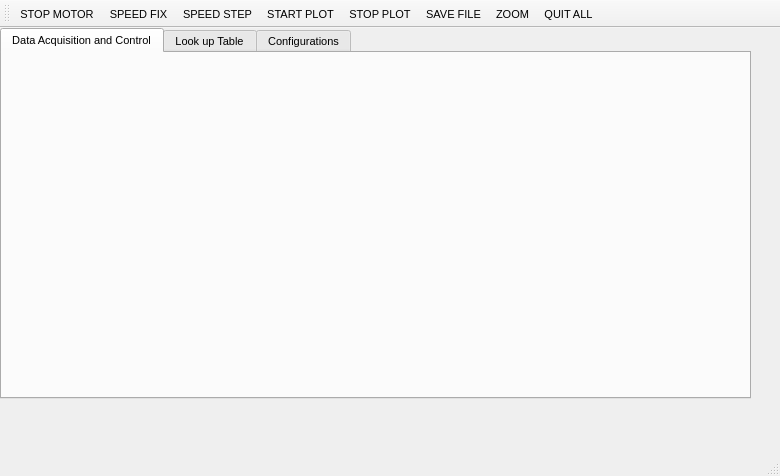
<?xml version="1.0" encoding="UTF-8"?>
<ui version="4.0">
 <class>MainWindow</class>
 <widget class="QMainWindow" name="MainWindow">
  <property name="geometry">
   <rect>
    <x>0</x>
    <y>0</y>
    <width>780</width>
    <height>476</height>
   </rect>
  </property>
  <property name="sizePolicy">
   <sizepolicy hsizetype="Minimum" vsizetype="Minimum">
    <horstretch>0</horstretch>
    <verstretch>0</verstretch>
   </sizepolicy>
  </property>
  <property name="minimumSize">
   <size>
    <width>780</width>
    <height>400</height>
   </size>
  </property>
  <property name="font">
   <font>
    <pointsize>8</pointsize>
   </font>
  </property>
  <property name="windowTitle">
   <string>VISCOSIMETER 1.0 OPGC SDT</string>
  </property>
  <widget class="QWidget" name="centralwidget">
   <widget class="QTabWidget" name="tabWidgetIHM">
    <property name="geometry">
     <rect>
      <x>0</x>
      <y>0</y>
      <width>751</width>
      <height>371</height>
     </rect>
    </property>
    <property name="sizePolicy">
     <sizepolicy hsizetype="Fixed" vsizetype="Fixed">
      <horstretch>0</horstretch>
      <verstretch>0</verstretch>
     </sizepolicy>
    </property>
    <property name="minimumSize">
     <size>
      <width>0</width>
      <height>0</height>
     </size>
    </property>
    <property name="currentIndex">
     <number>0</number>
    </property>
    <widget class="QWidget" name="tabAcquisition">
     <attribute name="title">
      <string>Data Acquisition and Control</string>
     </attribute>
     <widget class="QWidget" name="verticalLayoutWidget">
      <property name="geometry">
       <rect>
        <x>20</x>
        <y>20</y>
        <width>711</width>
        <height>301</height>
       </rect>
      </property>
      <layout class="QVBoxLayout" name="verticalLayout">
       <item>
        <widget class="QwtPlot" name="qwtPlotdata">
         <property name="sizePolicy">
          <sizepolicy hsizetype="Minimum" vsizetype="Minimum">
           <horstretch>0</horstretch>
           <verstretch>0</verstretch>
          </sizepolicy>
         </property>
         <property name="minimumSize">
          <size>
           <width>0</width>
           <height>0</height>
          </size>
         </property>
         <property name="layoutDirection">
          <enum>Qt::LeftToRight</enum>
         </property>
        </widget>
       </item>
       <item>
        <widget class="QwtPlot" name="qwtPlotDataZoom">
         <property name="sizePolicy">
          <sizepolicy hsizetype="Minimum" vsizetype="Minimum">
           <horstretch>0</horstretch>
           <verstretch>0</verstretch>
          </sizepolicy>
         </property>
         <property name="minimumSize">
          <size>
           <width>200</width>
           <height>0</height>
          </size>
         </property>
         <zorder>qwtPlotdata</zorder>
        </widget>
       </item>
      </layout>
     </widget>
    </widget>
    <widget class="QWidget" name="tabLookup">
     <attribute name="title">
      <string>Look up Table</string>
     </attribute>
     <widget class="QWidget" name="horizontalLayoutWidget">
      <property name="geometry">
       <rect>
        <x>20</x>
        <y>0</y>
        <width>721</width>
        <height>281</height>
       </rect>
      </property>
      <layout class="QHBoxLayout" name="horizontalLayout_3">
       <item>
        <widget class="QTableWidget" name="tableWidgetData">
         <property name="showGrid">
          <bool>true</bool>
         </property>
         <property name="gridStyle">
          <enum>Qt::SolidLine</enum>
         </property>
         <property name="columnCount">
          <number>5</number>
         </property>
         <column>
          <property name="text">
           <string>Date</string>
          </property>
         </column>
         <column>
          <property name="text">
           <string>Dwell time(s)</string>
          </property>
         </column>
         <column>
          <property name="text">
           <string>Speed(rpm)</string>
          </property>
         </column>
         <column>
          <property name="text">
           <string>Torque(mN.m)</string>
          </property>
         </column>
         <column>
          <property name="text">
           <string>Temperature(°C)</string>
          </property>
         </column>
        </widget>
       </item>
       <item>
        <layout class="QVBoxLayout" name="verticalLayout_5">
         <item>
          <widget class="QPushButton" name="pushButtonLoadata">
           <property name="sizePolicy">
            <sizepolicy hsizetype="Fixed" vsizetype="Fixed">
             <horstretch>0</horstretch>
             <verstretch>0</verstretch>
            </sizepolicy>
           </property>
           <property name="minimumSize">
            <size>
             <width>0</width>
             <height>50</height>
            </size>
           </property>
           <property name="text">
            <string>Load data</string>
           </property>
          </widget>
         </item>
         <item>
          <spacer name="verticalSpacer_2">
           <property name="orientation">
            <enum>Qt::Vertical</enum>
           </property>
           <property name="sizeHint" stdset="0">
            <size>
             <width>20</width>
             <height>40</height>
            </size>
           </property>
          </spacer>
         </item>
        </layout>
       </item>
      </layout>
     </widget>
    </widget>
    <widget class="QWidget" name="tabAnalysis">
     <attribute name="title">
      <string>Configurations</string>
     </attribute>
     <widget class="QGroupBox" name="groupBoxCmdMotor">
      <property name="geometry">
       <rect>
        <x>0</x>
        <y>20</y>
        <width>731</width>
        <height>291</height>
       </rect>
      </property>
      <property name="title">
       <string>ACQUISITION  CONTROLS</string>
      </property>
      <widget class="QWidget" name="gridLayoutWidget">
       <property name="geometry">
        <rect>
         <x>50</x>
         <y>30</y>
         <width>611</width>
         <height>159</height>
        </rect>
       </property>
       <layout class="QGridLayout" name="gridLayout">
        <item row="4" column="6">
         <widget class="QToolButton" name="toolButtonUpdateCom">
          <property name="sizePolicy">
           <sizepolicy hsizetype="Expanding" vsizetype="Fixed">
            <horstretch>0</horstretch>
            <verstretch>0</verstretch>
           </sizepolicy>
          </property>
          <property name="font">
           <font>
            <pointsize>14</pointsize>
           </font>
          </property>
          <property name="layoutDirection">
           <enum>Qt::LeftToRight</enum>
          </property>
          <property name="text">
           <string>Update Com</string>
          </property>
         </widget>
        </item>
        <item row="4" column="1">
         <widget class="QLabel" name="labelComPort">
          <property name="sizePolicy">
           <sizepolicy hsizetype="Fixed" vsizetype="Fixed">
            <horstretch>0</horstretch>
            <verstretch>0</verstretch>
           </sizepolicy>
          </property>
          <property name="font">
           <font>
            <pointsize>14</pointsize>
           </font>
          </property>
          <property name="text">
           <string>Com port:</string>
          </property>
          <property name="alignment">
           <set>Qt::AlignBottom|Qt::AlignRight|Qt::AlignTrailing</set>
          </property>
         </widget>
        </item>
        <item row="2" column="4">
         <widget class="QDoubleSpinBox" name="WindowTimedoubleSpinBox">
          <property name="sizePolicy">
           <sizepolicy hsizetype="Expanding" vsizetype="Expanding">
            <horstretch>0</horstretch>
            <verstretch>0</verstretch>
           </sizepolicy>
          </property>
          <property name="font">
           <font>
            <pointsize>14</pointsize>
           </font>
          </property>
          <property name="specialValueText">
           <string/>
          </property>
          <property name="maximum">
           <double>3600.000000000000000</double>
          </property>
          <property name="value">
           <double>10.000000000000000</double>
          </property>
         </widget>
        </item>
        <item row="4" column="7">
         <spacer name="horizontalSpacer">
          <property name="orientation">
           <enum>Qt::Horizontal</enum>
          </property>
          <property name="sizeHint" stdset="0">
           <size>
            <width>40</width>
            <height>20</height>
           </size>
          </property>
         </spacer>
        </item>
        <item row="1" column="4">
         <widget class="QDoubleSpinBox" name="TorqueTreshTimedoubleSpinBox">
          <property name="sizePolicy">
           <sizepolicy hsizetype="Expanding" vsizetype="Expanding">
            <horstretch>0</horstretch>
            <verstretch>0</verstretch>
           </sizepolicy>
          </property>
          <property name="font">
           <font>
            <pointsize>14</pointsize>
           </font>
          </property>
          <property name="specialValueText">
           <string/>
          </property>
          <property name="maximum">
           <double>2500.000000000000000</double>
          </property>
          <property name="value">
           <double>2200.000000000000000</double>
          </property>
         </widget>
        </item>
        <item row="4" column="4" colspan="2">
         <widget class="QComboBox" name="comboBoxComport">
          <property name="sizePolicy">
           <sizepolicy hsizetype="Expanding" vsizetype="Expanding">
            <horstretch>1</horstretch>
            <verstretch>0</verstretch>
           </sizepolicy>
          </property>
         </widget>
        </item>
        <item row="0" column="4">
         <widget class="QRadioButton" name="radioButtonSpeed">
          <property name="text">
           <string>Speed</string>
          </property>
          <property name="checkable">
           <bool>true</bool>
          </property>
          <property name="checked">
           <bool>true</bool>
          </property>
         </widget>
        </item>
        <item row="0" column="1">
         <widget class="QLabel" name="label_3">
          <property name="sizePolicy">
           <sizepolicy hsizetype="Fixed" vsizetype="Fixed">
            <horstretch>0</horstretch>
            <verstretch>0</verstretch>
           </sizepolicy>
          </property>
          <property name="font">
           <font>
            <pointsize>14</pointsize>
           </font>
          </property>
          <property name="text">
           <string>Cursors select:</string>
          </property>
         </widget>
        </item>
        <item row="0" column="5">
         <widget class="QRadioButton" name="radioButtonTorque">
          <property name="text">
           <string>Torque</string>
          </property>
         </widget>
        </item>
        <item row="0" column="6">
         <widget class="QRadioButton" name="radioButtonTemperature">
          <property name="text">
           <string>Temperature</string>
          </property>
         </widget>
        </item>
        <item row="1" column="1">
         <widget class="QLabel" name="label_2">
          <property name="sizePolicy">
           <sizepolicy hsizetype="Fixed" vsizetype="Fixed">
            <horstretch>0</horstretch>
            <verstretch>0</verstretch>
           </sizepolicy>
          </property>
          <property name="font">
           <font>
            <pointsize>14</pointsize>
           </font>
          </property>
          <property name="text">
           <string>Threshold (mN.m):</string>
          </property>
         </widget>
        </item>
        <item row="2" column="1">
         <widget class="QLabel" name="label">
          <property name="sizePolicy">
           <sizepolicy hsizetype="Fixed" vsizetype="Fixed">
            <horstretch>0</horstretch>
            <verstretch>0</verstretch>
           </sizepolicy>
          </property>
          <property name="font">
           <font>
            <pointsize>14</pointsize>
           </font>
          </property>
          <property name="text">
           <string>Window time(s):</string>
          </property>
         </widget>
        </item>
       </layout>
      </widget>
      <zorder>gridLayoutWidget</zorder>
      <zorder>groupBox</zorder>
     </widget>
    </widget>
   </widget>
  </widget>
  <widget class="QMenuBar" name="menubar">
   <property name="geometry">
    <rect>
     <x>0</x>
     <y>0</y>
     <width>780</width>
     <height>21</height>
    </rect>
   </property>
  </widget>
  <widget class="QStatusBar" name="statusbar"/>
  <widget class="QToolBar" name="toolBar">
   <property name="windowTitle">
    <string>toolBar</string>
   </property>
   <property name="toolButtonStyle">
    <enum>Qt::ToolButtonTextUnderIcon</enum>
   </property>
   <attribute name="toolBarArea">
    <enum>TopToolBarArea</enum>
   </attribute>
   <attribute name="toolBarBreak">
    <bool>false</bool>
   </attribute>
   <addaction name="actionSTOP_MOTOR"/>
   <addaction name="actionSPEED_FIX"/>
   <addaction name="actionSPEED_STEP"/>
   <addaction name="actionSTART_ACQ"/>
   <addaction name="actionSTOP_Plot"/>
   <addaction name="actionSave_File"/>
   <addaction name="actionZOOM"/>
   <addaction name="actionQUIT_ALL"/>
  </widget>
  <action name="actionSTART_ACQ">
   <property name="icon">
    <iconset resource="ToolBarIcon.qrc">
     <normaloff>:/toolbar/play.png</normaloff>:/toolbar/play.png</iconset>
   </property>
   <property name="text">
    <string>START PLOT</string>
   </property>
   <property name="toolTip">
    <string>Plotting data</string>
   </property>
  </action>
  <action name="actionSTOP_Plot">
   <property name="icon">
    <iconset resource="ToolBarIcon.qrc">
     <normaloff>:/toolbar/stop.png</normaloff>:/toolbar/stop.png</iconset>
   </property>
   <property name="text">
    <string>STOP PLOT</string>
   </property>
  </action>
  <action name="actionSave_File">
   <property name="icon">
    <iconset resource="ToolBarIcon.qrc">
     <normaloff>:/toolbar/save.png</normaloff>:/toolbar/save.png</iconset>
   </property>
   <property name="text">
    <string>SAVE FILE</string>
   </property>
   <property name="toolTip">
    <string>Save data to file</string>
   </property>
  </action>
  <action name="actionQUIT_ALL">
   <property name="icon">
    <iconset resource="ToolBarIcon.qrc">
     <normaloff>:/toolbar/exit.png</normaloff>:/toolbar/exit.png</iconset>
   </property>
   <property name="text">
    <string>QUIT ALL</string>
   </property>
   <property name="toolTip">
    <string>Close Software</string>
   </property>
  </action>
  <action name="actionZOOM">
   <property name="icon">
    <iconset resource="ToolBarIcon.qrc">
     <normaloff>:/toolbar/zoom-in.png</normaloff>:/toolbar/zoom-in.png</iconset>
   </property>
   <property name="text">
    <string>ZOOM</string>
   </property>
   <property name="toolTip">
    <string>Enable/Disable zoom</string>
   </property>
  </action>
  <action name="actionSTOP_MOTOR">
   <property name="icon">
    <iconset resource="ToolBarIcon.qrc">
     <normaloff>:/toolbar/delete.png</normaloff>:/toolbar/delete.png</iconset>
   </property>
   <property name="text">
    <string>STOP MOTOR</string>
   </property>
   <property name="toolTip">
    <string>Stop motor</string>
   </property>
  </action>
  <action name="actionSPEED_FIX">
   <property name="icon">
    <iconset resource="ToolBarIcon.qrc">
     <normaloff>:/toolbar/speed.png</normaloff>:/toolbar/speed.png</iconset>
   </property>
   <property name="text">
    <string>SPEED FIX</string>
   </property>
   <property name="toolTip">
    <string>Send a fix Speed to motor</string>
   </property>
  </action>
  <action name="actionSPEED_STEP">
   <property name="icon">
    <iconset resource="ToolBarIcon.qrc">
     <normaloff>:/toolbar/step.png</normaloff>:/toolbar/step.png</iconset>
   </property>
   <property name="text">
    <string>SPEED STEP</string>
   </property>
   <property name="toolTip">
    <string>Send Step speed command to motor</string>
   </property>
  </action>
 </widget>
 <customwidgets>
  <customwidget>
   <class>QwtPlot</class>
   <extends>QFrame</extends>
   <header>qwt_plot.h</header>
   <container>1</container>
  </customwidget>
 </customwidgets>
 <resources>
  <include location="ToolBarIcon.qrc"/>
 </resources>
 <connections/>
</ui>
